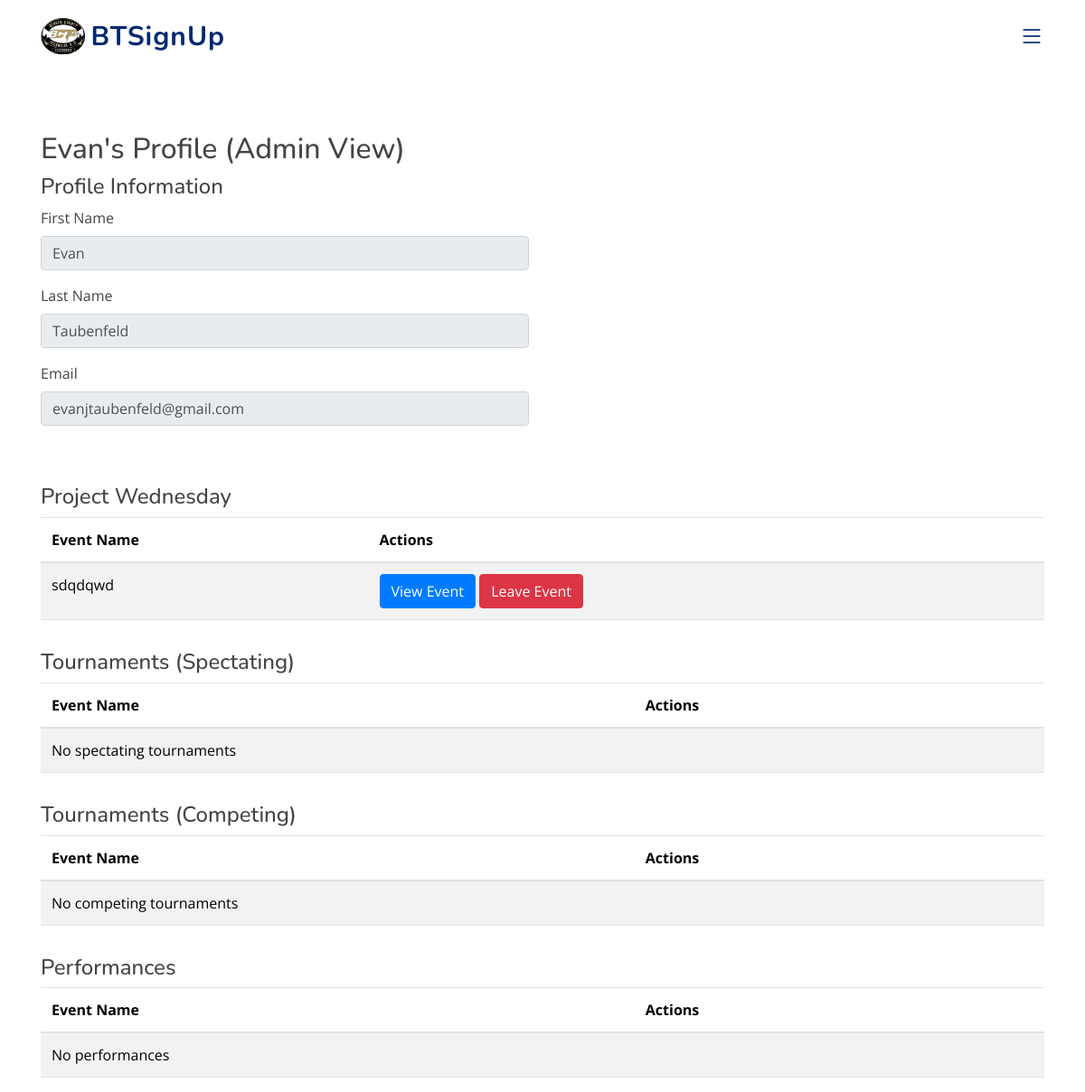
Page /admin/user/1 (signed in) on the committed database.
### classes.py (models this page shows, shortened)
class UserBase(db.Model, UserMixin):
    __abstract__ = True
    id = db.Column(db.Integer, primary_key=True, autoincrement=True)
    first_name = db.Column(db.String(255))
    last_name = db.Column(db.String(255))
    email = db.Column(db.String(255), unique=True, nullable=False)
    password_hash = db.Column(db.String(255), nullable=True)
    email_verification_token = db.Column(db.String(255))
    is_verified = db.Column(db.Boolean, default=False)
    mfa_enabled = db.Column(db.Boolean, default=False)
    phone_number = db.Column(db.String(10), nullable=False, default='')
    account_type = db.Column(db.String(255), nullable=False, default="Student")
    joined_events = db.Column(JSON, default = load_default_events)

class User(UserBase):
    __tablename__ = 'users'
    teacher = relationship("Teacher", uselist=False, back_populates="user")
    admin = relationship("Admin", uselist=False, back_populates="user")

### app.py (the view)
@app.route('/admin/user/<int:user_id>')
@login_required
@admin_required
def view_user_profile(user_id):
    user = User.query.get_or_404(user_id)
    p_wed = Event.query.filter_by(name=user.joined_events.get("Project Wednesday")).first()
    tournaments_s = [tournament for tournament in Tournaments.query.all() if user.id in tournament.participants["Joined Users"]]
    tournaments_c = [tournament for tournament in Tournaments.query.all() if user.id in tournament.participants["Competitors"]]
    performances = [performance for performance in Performances.query.all() if user.id in performance.participants["Joined Users"]]
    return render_template('admin-profile.html', user=user, event=p_wed, tournaments_s=tournaments_s, tournaments_c=tournaments_c, performances=performances)

### app.py (called while the page is built)
@login_manager.user_loader
@login_manager.user_loader
def load_user(user_id):
    try:
        return User.query.get(int(user_id))  # Ensure this conversion happens only on valid data
    except (TypeError, ValueError):
        return None  # Return None gracefully for invalid or missing data

### classes.py (called while the page is built)
def admin_required(f):
    @wraps(f)
    def decorated_function(*args, **kwargs):
        if not current_user.is_authenticated or current_user.account_type not in ['Admin', 'SuperAdmin']:
            abort(403)
        return f(*args, **kwargs)
    return decorated_function

### templates/admin-profile.html (shortened to what this page needs)
{% extends "base.html" %}
{% set active_page = 'admin' %}
{% block content %}
<div class="container mt-5">
    <h2>{{ user.first_name }}'s Profile (Admin View)</h2>
    <div class="row">
        <div class="col-md-6">
            <h4>Profile Information</h4>
            <div class="form-group">
                <label>First Name</label>
                <input type="text" class="form-control" value="{{ user.first_name }}" readonly>
            </div>
            <div class="form-group">
                <label>Last Name</label>
                <input type="text" class="form-control" value="{{ user.last_name }}" readonly>
            </div>
            <div class="form-group">
                <label>Email</label>
                <input type="text" class="form-control" value="{{ user.email }}" readonly>
            </div>
        </div>
    </div>
    <div class="row mt-5">
        <div class="col-md-12">
            <h4>Project Wednesday</h4>
            <table class="table table-striped">
                <thead>
                    <tr>
                        <th>Event Name</th>
                        <th>Actions</th>
                    </tr>
                </thead>
                <tbody>
                    {% if event %}
                    <tr>
                        <td>{{ user.joined_events.get("Project Wednesday") }}</td>
                        <td>
                            <a href="{{ url_for('display_pw', event_id=event.id) }}" class="btn btn-primary">View Event</a>
                            <form action="{{ url_for('admin_leave_event') }}" method="post" style="display:inline;">
                                <button type="submit" class="btn btn-danger">Leave Event</button>
                            </form>
                        </td>
                    </tr>
                    {% else %}
                    <tr>
                        <td colspan="2">No joined events</td>
                    </tr>
                    {% endif %}
                </tbody>
            </table>
        </div>
        <div class="col-md-12 mt-3">
            <h4>Tournaments (Spectating)</h4>
            <table class="table table-striped">
                <thead>
                    <tr>
                        <th>Event Name</th>
                        <th>Actions</th>
                    </tr>
                </thead>
                <tbody>
                    {% if tournaments_s %}
                    {% for tournament_s in tournaments_s %}
                    <tr>
                        <td>{{ tournament_s.name }}</td>
                        <td>
                            <a href="{{ url_for('display_tournaments', event_id=tournament_s.id) }}" class="btn btn-primary">View Event</a>
                            <form action="{{ url_for('admin_leave_event') }}" method="post" style="display:inline;">
                                <input type="hidden" name="user_id" value="{{ user.id }}">
                                <input type="hidden" name="event_id" value="{{ tournament_s.id }}">
                                <input type="hidden" name="event_type" value="Tournaments Spectating">
                                <button type="submit" class="btn btn-danger">Leave Event</button>
                            </form>
                        </td>
                    </tr>
                    {% endfor %}
                    {% else %}
                    <tr>
                        <td colspan="2">No spectating tournaments</td>
                    </tr>
                    {% endif %}
                </tbody>
            </table>
        </div>
        <div class="col-md-12 mt-3">
            <h4>Tournaments (Competing)</h4>
            <table class="table table-striped">
                <thead>
                    <tr>
                        <th>Event Name</th>
                        <th>Actions</th>
                    </tr>
                </thead>
                <tbody>
                    {% if tournaments_c %}
                    {% for tournament_c in tournaments_c %}
                    <tr>
                        <td>{{ tournament_c.name }}</td>
                        <td>
                            <a href="{{ url_for('display_tournaments', event_id=tournament_c.id) }}" class="btn btn-primary">View Event</a>
                            <form action="{{ url_for('admin_leave_event') }}" method="post" style="display:inline;">
                                <input type="hidden" name="user_id" value="{{ user.id }}">
                                <input type="hidden" name="event_id" value="{{ tournament_c.id }}">
                                <input type="hidden" name="event_type" value="Tournaments Competing">
                                <button type="submit" class="btn btn-danger">Leave Event</button>
                            </form>
                        </td>
                    </tr>
                    {% endfor %}
                    {% else %}
                    <tr>
                        <td colspan="2">No competing tournaments</td>
                    </tr>
                    {% endif %}
                </tbody>
            </table>
        </div>
        <div class="col-md-12 mt-3">
            <h4>Performances</h4>
            <table class="table table-striped">
                <thead>
                    <tr>
                        <th>Event Name</th>
                        <th>Actions</th>
                    </tr>
                </thead>
                <tbody>
                    {% if performances %}
                    {% for performance in performances %}
                    <tr>
                        <td>{{ performance.name }}</td>
                        <td>
                            <a href="{{ url_for('display_performances', event_id=performance.id) }}" class="btn btn-primary">View Event</a>
                            <form action="{{ url_for('admin_leave_event') }}" method="post" style="display:inline;">
                                <input type="hidden" name="user_id" value="{{ user.id }}">
                                <input type="hidden" name="event_id" value="{{ performance.id }}">
                                <input type="hidden" name="event_type" value="Performances">
                                <button type="submit" class="btn btn-danger">Leave Event</button>
                            </form>
                        </td>
                    </tr>
                    {% endfor %}
                    {% else %}
                    <tr>
                        <td colspan="2">No performances</td>
                    </tr>
                    {% endif %}
                </tbody>
            </table>
        </div>
    </div>
</div>
{% endblock %}
{% block main_css %}
<link href="{{ url_for('static', filename='assets/css/style.css') }}" rel="stylesheet">
{% endblock %}

### static/assets/css/style.css (style rules this page uses)
:root { scroll-behavior: smooth; }
body { font-family: "Open Sans", sans-serif; color: #444444; }
a { color: #4154f1; text-decoration: none; }
h1, h2, h3, h4, h5, h6 { font-family: "Nunito", sans-serif; }

### rows in the picture
User: first_name "Evan", last_name "Taubenfeld", email "evanjtaubenfeld@gmail.com", joined_events.get "sdqdqwd"
